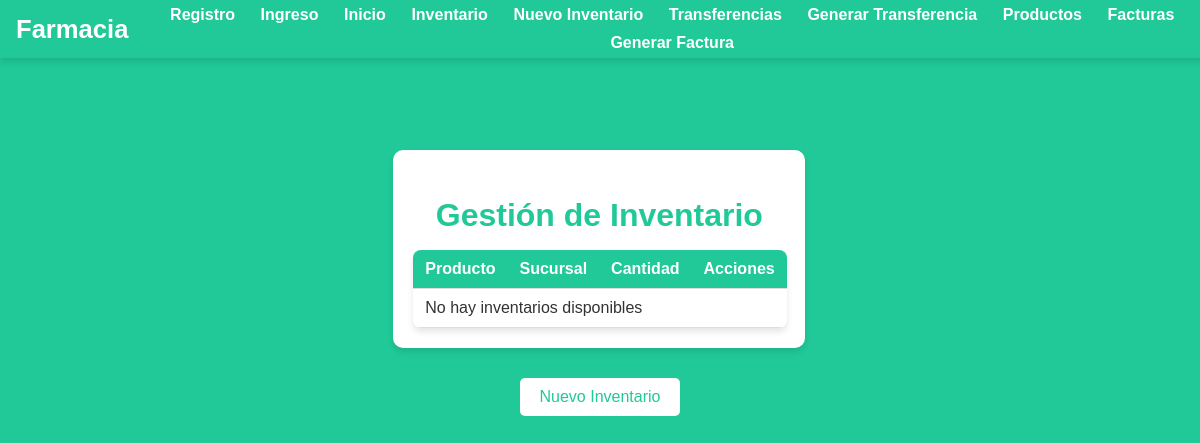
Before: /inventario/ with the older database file.
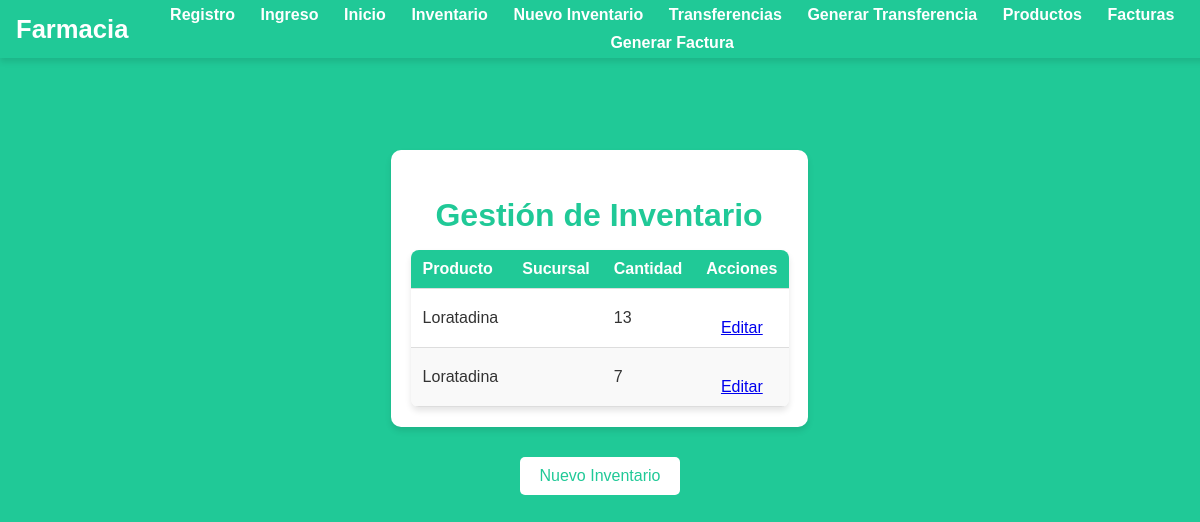
After: the same page with the newer database file.
### Farmacia/models.py (models this page shows, shortened)
class Inventario(models.Model):
    codigo = models.CharField(max_length=10, unique=True, null=True)
    sucursal = models.ForeignKey(Sucursal, related_name='inventario_list', on_delete=models.CASCADE, null=True)
    cantidad = models.PositiveIntegerField(default=0)
    producto= models.ForeignKey(Producto, on_delete=models.CASCADE, null=True)

class Producto(models.Model):
    nombre = models.CharField(max_length=50)
    precio = models.DecimalField(max_digits=10, decimal_places=2, default=0)

### Farmacia/views.py (the view)
# urls.py: path('inventario/', views.GestionInventarioListView.as_view(), name='gestion_inventario'),
class GestionInventarioListView(ListView):
    model = Inventario
    template_name = 'gestion_inventario.html'
    context_object_name = 'inventarios'
    paginate_by = 10
    def get_queryset(self):
        return Inventario.objects.all()

### templates/gestion_inventario.html (shortened to what this page needs)
{% load static %}
<!DOCTYPE html>
<html lang="es">
<head>
    <link rel="stylesheet" href="{% static 'css/styles.css' %}?v=2">
</head>
<body>
    <header>
        <h1>Farmacia</h1>
        <nav>
            <ul>
                <li><a href="/registro/">Registro</a></li>
                <li><a href="/login/">Ingreso</a></li>
                <li><a href="/inicio/">Inicio</a></li>
                <li><a href="/inventario/">Inventario</a></li>
                <li><a href="/inventario/nuevo/">Nuevo Inventario</a></li>
                <li><a href="/transferencias/">Transferencias</a></li>
                <li><a href="/transferencias/crear/">Generar Transferencia</a></li>
                <li><a href="/productos/">Productos</a></li>
                <li><a href="/facturas/">Facturas</a></li>
                <li><a href="/factura/crear/">Generar Factura</a></li>
            </ul>
        </nav>
    </header>
    <main>
        <div class="table-container">
            <h2>Gestión de Inventario</h2>
            <table>
                <thead>
                    <tr>
                        <th>Producto</th>
                        <th>Sucursal</th>
                        <th>Cantidad</th>
                        <th>Acciones</th>
                    </tr>
                </thead>
                <tbody>
                    {% for inventario in inventarios %}
                    <tr>
                        <td>{{ inventario.producto.nombre }}</td>
                        <td>{{ inventario.sucursal.numeroSucursal }}</td>
                        <td>{{ inventario.cantidad }}</td>
                        <td class="actions">
                        <div class="btn-container">
                         <a href="{% url 'editar_inventario' inventario.pk %}"> Editar</a>
                        </div>
                        </td>
                    </tr>
                    {% empty %}
                    <tr>
                        <td colspan="4">No hay inventarios disponibles</td>
                    </tr>
                    {% endfor %}
                </tbody>
            </table>
        </div>
        <div class="btn-container">
            <a href="/inventario/nuevo" class="btn">Nuevo Inventario</a>
        </div>
    </main>
</body>
</html>

Changed rows visible on the page:
added Inventario: producto.nombre "Loratadina", cantidad "13"
added Inventario: producto.nombre "Loratadina", cantidad "7"
Other visible differences:
text no longer shown: "No hay inventarios disponibles"
